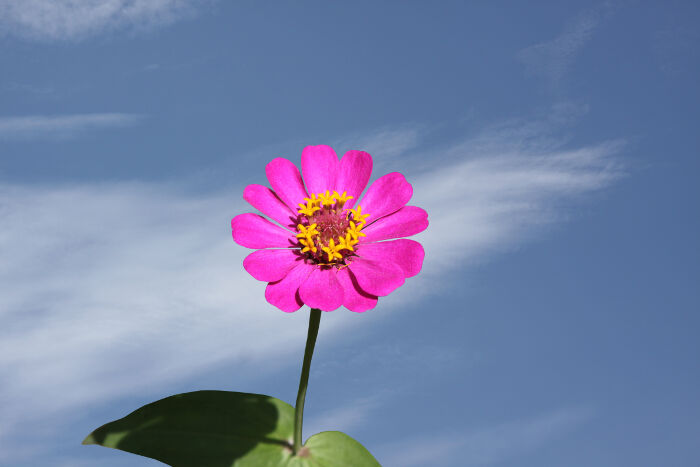
#> input picture visual_stuff/flower.jpg, 700 x 467 px, found by its file name
$ python filter_tests.py
#> lines starting #> are read from the running program, lines starting #| are printed output that depends on the picture
import cv2
import numpy as np

#my_filter should be a 3x3 array
def mean_filter(img, my_filter):
    blurred_Img = np.zeros(shape=img.shape)
    radius = int(len(my_filter)/2)
    filter_mean = radius + 1
    for i in range(len(img)):
        for j in range(len(img[i])):
            #this is applied to every pixel individual
            mean_sum = 0
            for u in range(len(my_filter)):
                for v in range(len(my_filter[u])):
                    i_hat = i - radius + u
                    j_hat = j - radius + v

                    #added condition for the border
                    if(i_hat < 0 or j_hat < 0 or i_hat >= len(img) or j_hat >= len(img[0])):
                        mean_sum += 0
                    else:
                        #print("i_hat, jhat = ", i_hat, j_hat)
                        mean_sum += img[i_hat][j_hat] * my_filter[u][v]
            #normalize
            #sum(sum(filter)) to add all the numbers by which was multiplied
            if(sum(sum(my_filter)) > 0):
                mean_sum = int(mean_sum/(sum(sum((my_filter)))))
            blurred_Img[i][j] = mean_sum
    #IMPORTANT: convert to uint not int!
    return blurred_Img.astype(np.dtype(np.uint8))

def apply_filter(img, my_filter, title):

    blurred_img = mean_filter(img, my_filter)

    cv2.imshow(title, blurred_img)


path = "E:/Programmieren/Python/learnPython/trial_and_error/visual_stuff/"
flower = cv2.imread(path + 'flower.jpg')
#> flower is the input picture: shape (467, 700, 3); mean B, G, R 166.5, 128.1, 118.5
flower = np.array(cv2.cvtColor(flower, cv2.COLOR_RGB2GRAY))
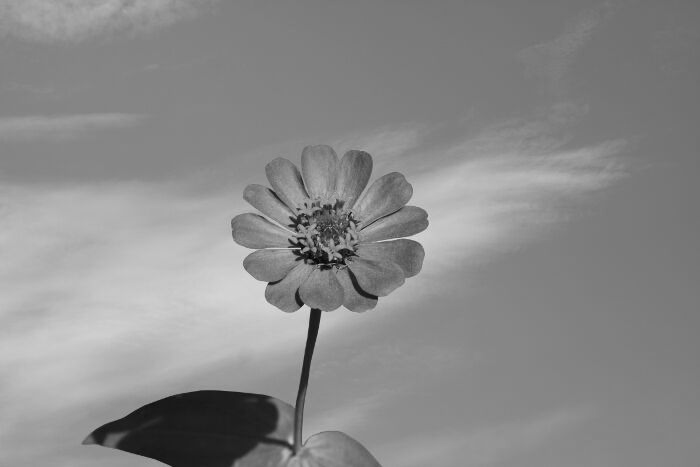
#> flower: shape (467, 700); min 2, max 226, mean 138.5

#cv2 bild:
#bild[y][x][c]

standard_f = np.array([[1,1,1],[1,1,1],[1,1,1]])
gaussian_f = np.array([[1,2,1],[2,4,2],[1,2,1]])
invert_f = np.array([[0,0,0],[0,-1,0],[0,0,0]])
sobel_x = np.array([[1,0,-1],[2,0,-2],[1,0,-1]])
sobel_y = np.array([[1,2,1],[0,0,0], [-1,-2,-1]])

cv2.imshow('Original', flower)
#apply_filter(flower, standard_f, 'Standard')
#apply_filter(flower, gaussian_f, 'Gaussian')
apply_filter(flower, sobel_x, 'x')
#> after the loop in mean_filter, `for i in range(len(img)):`:
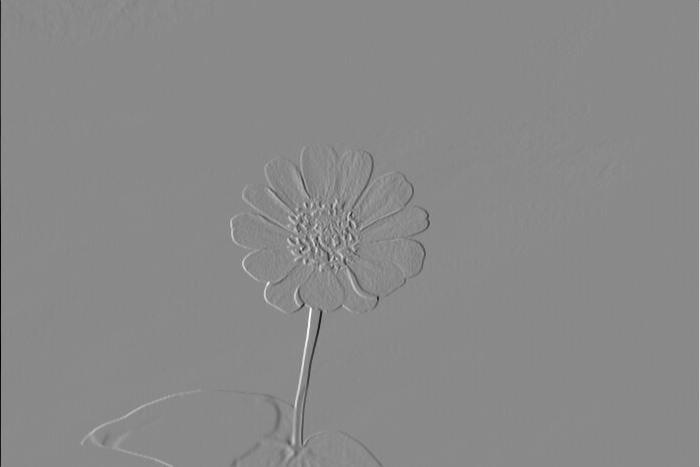
#> blurred_Img: shape (467, 700) float64; min -788, max 671, mean 0.2; drawn with min black and max white
#> in mean_filter, `return blurred_Img.astype(np.dtype(np.uint8))`:
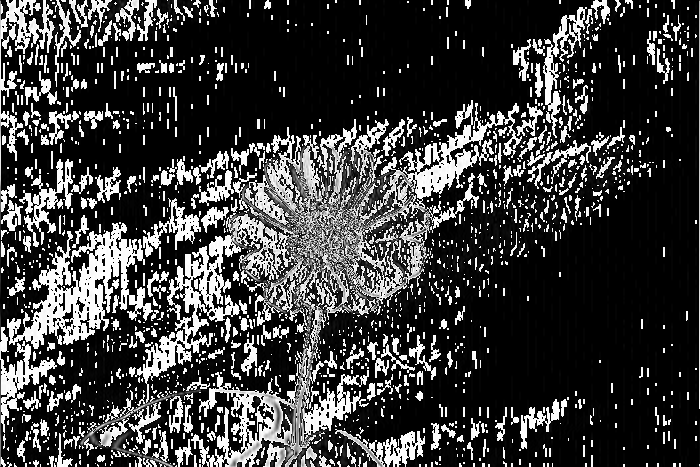
#> returned value: shape (467, 700); min 0, max 255, mean 61.6
apply_filter(flower, sobel_y, 'y')
#> after the loop in mean_filter (call 2), `for i in range(len(img)):`:
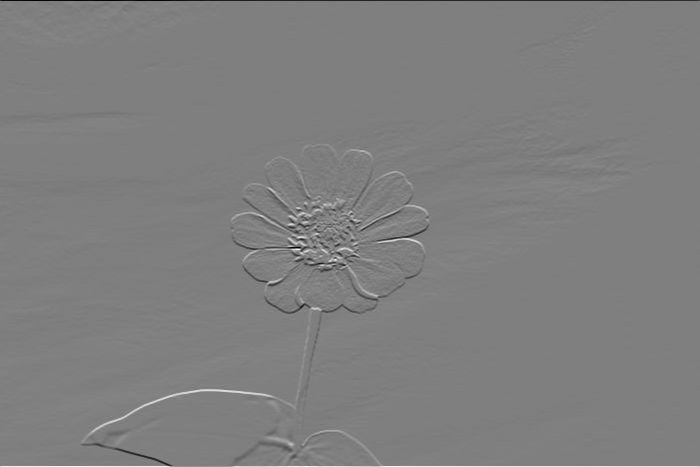
#> blurred_Img: shape (467, 700) float64; min -672, max 672, mean 0; drawn with min black and max white
#> in mean_filter (call 2), `return blurred_Img.astype(np.dtype(np.uint8))`:
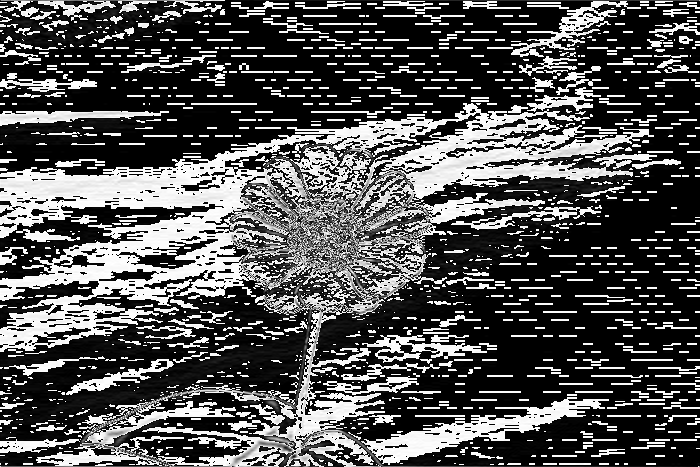
#> returned value: shape (467, 700); min 0, max 255, mean 82.6

cv2.waitKey()
cv2.destroyAllWindows()
